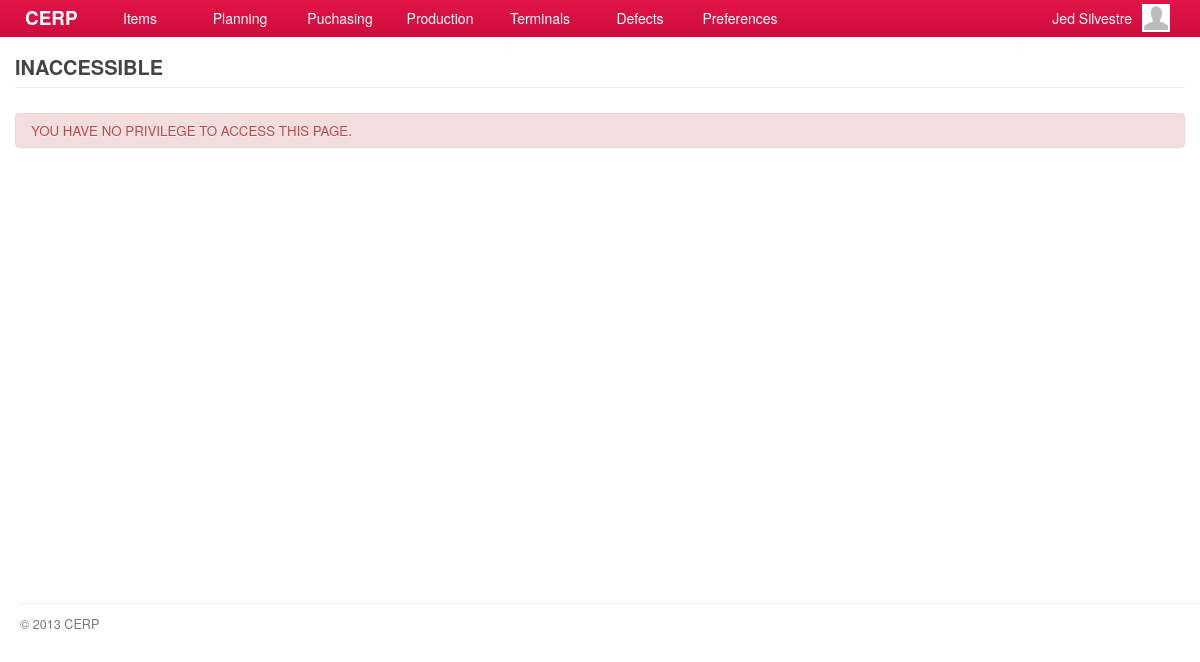
Before: /account/settings-lookups-show.php (signed in) with the older database file.
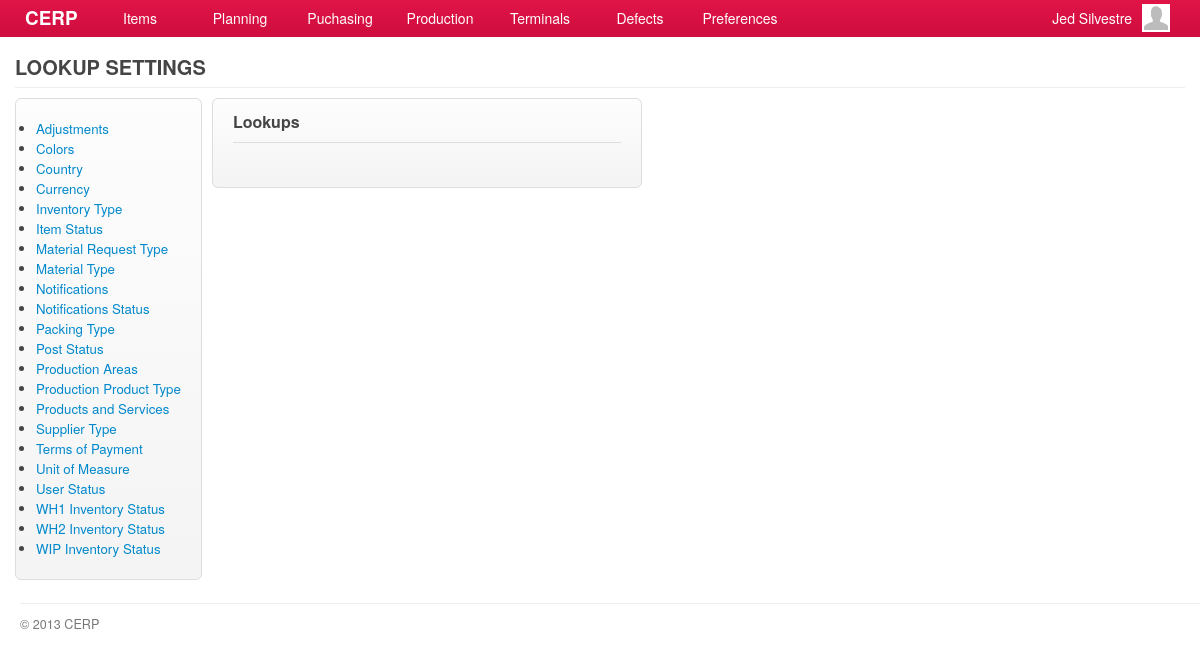
After: the same page with the newer database file.
### tables this page shows
CREATE TABLE `capabilities` (
  `id` int(11) NOT NULL AUTO_INCREMENT,
  `title` varchar(45) DEFAULT NULL,
  `name` varchar(45) DEFAULT NULL,
  `capability` varchar(45) DEFAULT NULL,
  `url` varchar(45) DEFAULT NULL,
  `parent` int(11) DEFAULT NULL,
  PRIMARY KEY (`id`)
);

CREATE TABLE `lookups` (
  `id` int(11) NOT NULL AUTO_INCREMENT,
  `code` varchar(7) DEFAULT NULL,
  `description` varchar(45) DEFAULT NULL,
  `parent` varchar(6) DEFAULT NULL,
  `created_at` timestamp NULL DEFAULT NULL,
  `updated_at` timestamp NULL DEFAULT NULL,
  PRIMARY KEY (`id`)
);

### include/general.class.php (called while the page is built, shortened)
<?php
require('database.class.php');
require('capabilities.class.php');
require('query.class.php');
require('role.class.php');
$DB				= new MySQL;
  $DB->database	= "cerpdb";
  $DB->username	= "cerpuser";
  $DB->password	= "cerpuser";
  $DB->hostname	= "localhost";
$Capabilities	= new Capabilities($DB);
$Query			= new Query($DB);
$Signed			= $_SESSION['user'];
$Role		= new Role($DB, $Signed['id']);
?>

### include/role.class.php (called while the page is built, shortened)
<?php
class Role
{
	private $DB;
	private $user_id;
	function Role($db, $uid) {
  	$this->DB = $db;
		$this->user_id = $uid;
  }
	function isCapableByName($cap_name) {
		foreach ($this->getUserRoles() as $user_role) {
			$result = $this->DB->Find('role_capabilities', array(
						  			'columns' 		=> 'role_capabilities.*',
						  			'joins' => 'INNER JOIN capabilities ON capabilities.id = role_capabilities.capability_id',
						  	    'conditions' 	=> 'capabilities.capability="'. $cap_name .'" AND role_id='. $user_role['role_id']));
			if(isset($result)) {
				return TRUE;
			}
		}
	}
	function getUserRoles() {
		$result = $this->DB->Get('user_roles', array(
						  			'columns' 		=> 'user_roles.role_id, roles.name',
						  			'joins' => 'INNER JOIN roles ON roles.id = user_roles.role_id',
						  	    'conditions' 	=> 'user_roles.user_id='. $this->user_id));
		if(isset($result)) {
			return $result;
		}
	}
}

### include/database.class.php (called while the page is built, shortened)
<?php
class MySQL {
  public $username	= "cerpuser";
  public $password	= "cerpuser";
  public $hostname	= "localhost";
  public function Connect() {
    $conn = mysql_connect($this->hostname, $this->username, $this->password) or die("<br/><span class='notice'><p class='error'><strong>ERROR!</strong> Unable to connect to MySQL! </p></span>");
    return $conn;
  }
  public function Query($sql) {
  	$conn = $this->Connect();
    $result = mysql_query($sql, $conn);
	return $result;
  }
	function Find($table, $args='') {
  	if (isset($args)) {
  	  $args['columns'] = (isset($args['columns']) ? $args['columns'] : '*');
  	  $args['joins'] = (isset($args['joins']) ? $args['joins'] : '');
	 	 	$args['conditions'] = ($args['conditions'] == '' ? '' : 'where '.$args['conditions']);
		}
		$sql = "SELECT ".$args['columns']." FROM ".$table." ".$args['joins']." ".$args['conditions'];
		$row = $this->IsEmpty($this->Query($sql));
		if($row == null) { return null; }
		return mysql_fetch_array($row);
  }
  function Get($table, $args='') {
  	if (isset($args)) {
  	  $args['columns'] = (isset($args['columns']) ? $args['columns'] : '*');
  	  $args['joins'] = (isset($args['joins']) ? $args['joins'] : '');
		  $args['conditions'] = ($args['conditions'] == '' ? '' : 'WHERE '.$args['conditions']);
  	  $args['order'] = (isset($args['order']) ? ' ORDER BY '.$args['order'] : '');
  	  $args['limit'] = (isset($args['limit']) ? ' LIMIT '.$args['limit'] : '');
  	  $args['group'] = (isset($args['group']) ? ' GROUP BY '.$args['group'] : '');
		}
		$data = array();
		$sql = "SELECT ".$args['columns']." FROM ".$table." ".$args['joins']." ".$args['conditions']." ".$args['group']." ".$args['order']." ".$args['limit'];
		$result = $this->IsEmpty($this->Query($sql));
		if(!empty($result)) {
	      while ($row = mysql_fetch_array($result)) {
	        $data[] = $row;
	      }
		}
		return $data;
  }
	function Fetch($table, $args='') {
  	if (isset($args)) {
  	  $args['columns'] = (isset($args['columns']) ? $args['columns'] : '*');
  	  $args['joins'] = (isset($args['joins']) ? $args['joins'] : '');
			$args['conditions'] = (isset($args['conditions']) && $args['conditions'] != '') ? ' WHERE '.$args['conditions'] : '';
			$args['order'] = (isset($args['order']) ? ' ORDER BY '.$args['order'] : '');
			$args['limit'] = (isset($args['limit']) ? ' LIMIT '.$args['limit'] : '');
			$args['group'] = (isset($args['group']) ? ' GROUP BY '.$args['group'] : '');
    }
	$data = array();
    $sql = "SELECT ".$args['columns'];
    $sql .= " FROM ".$table." ".$args['joins'];
    $sql .= $args['conditions'];
    $sql .= $args['group'];
    $sql .= $args['order'];
    $sql .= $args['limit'];
	$result = $this->IsEmpty($this->Query($sql));
	if(!empty($result)) {
      while ($row = mysql_fetch_array($result, MYSQL_ASSOC)) {
        $data[] = $row;
      }
	}
	return $data;
  }
  private function IsEmpty($result) {
    if(mysql_num_rows($result) > 0) return $result;
    return null;
  }
}

### include/capabilities.class.php (called while the page is built, shortened)
<?php
class Capabilities {
  private $DB;
	public $All;
	function Capabilities($db) {
		$this->DB = $db;
		$this->GetCapabilities();
	}
  function GetTitle() {
    global $capability_key;
	return $this->All[$capability_key]['title'];
  }
	function GetCapabilities() {
		$capabilities = $this->DB->Get('capabilities', array(
					  			'columns' 		=> 'id, capability, title, name, parent, url',
					  	    'conditions' 	=> 'parent IS NOT null ORDER BY parent'));
		$all = array();
		foreach ($capabilities as $cap) {
			$all[$cap['capability']] = array('title' => $cap['title'],'name' => $cap['name'], 'url' => $cap['url'], 'parent' => $cap['parent']);
		}
		$this->All = $all;
	}
}

### include/query.class.php (called while the page is built, shortened)
<?php
class Query {
  private $DB;
  function Query($db) {
  	$this->DB = $db;
  }
	function get_lookup_parents() {
  	$query = $this->DB->Fetch('lookups', array(
               'columns' => '*',
							 'conditions' => 'parent="0"',
							 'order' => 'description'
							 )
             );
		if(!empty($query)) return $query;
		return null;
  }
}

### account/settings-lookups-show.php (the view, shortened to what the changed rows need)
<?php
  $capability_key = 'show_lookups_settings';
  require('header.php');
	$allowed = $Role->isCapableByName($capability_key);
	if(!$allowed) {
		require('inaccessible.php');
	}else{
		$parents = $Query->get_lookup_parents();
?>
	<div id="page">
		<div id="page-title">
    	<h2>
      	<span class="title"><?php echo $Capabilities->GetTitle(); ?></span>
      </h2>
		</div>
    <div id="content">
    	<div  class="form-container" style="float: left">
    		<ul>
    			<?php
    				foreach ($parents as $parent) {
							echo '<li><a class="nav-lookup" code="'.$parent['code'].'" title="'.$parent['description'].'" href="#">'.$parent['description'].'</a></li>';
						}
    			?>
    		</ul>
    	</div>
			<div style="float:left; margin-left: 10px;">
				<div class="form-container">
					<h3 id="title-lookup" class="form-title">Lookups</h3>
					<table id="table-lookup">
					</table>
				</div>
			</div>
		</div>
	</div>
<?php }
require('footer.php'); ?>

### account/inaccessible.php (shortened to what the changed rows need)
<div id="page">
	<div id="page-title">
  	<h2>
    	<span class="title">INACCESSIBLE</span>
    </h2>
	</div>
	<div id="content"><br/>
		<span class="notice">
      <p class="error">YOU HAVE NO PRIVILEGE TO ACCESS THIS PAGE.</p>
    </span>
	</div>
</div>

Changed rows visible on the page:
added capabilities: title "LOOKUP SETTINGS"
now on this page (row edited): lookups: description "Adjustments"
now on this page (row edited): lookups: description "Colors"
now on this page (row unchanged): lookups: description "Country"
now on this page (row unchanged): lookups: description "Currency"
now on this page (row edited): lookups: description "Inventory Type"
now on this page (row edited): lookups: description "Item Status"
now on this page (row edited): lookups: description "Material Request Type"
now on this page (row edited): lookups: description "Material Type"
now on this page (row edited): lookups: description "Notifications"
now on this page (row edited): lookups: description "Notifications Status"
now on this page (row edited): lookups: description "Packing Type"
now on this page (row edited): lookups: description "Post Status"
now on this page (row edited): lookups: description "Production Areas"
now on this page (row edited): lookups: description "Production Product Type"
now on this page (row unchanged): lookups: description "Products and Services"
now on this page (row unchanged): lookups: description "Supplier Type"
now on this page (row unchanged): lookups: description "Terms of Payment"
now on this page (row unchanged): lookups: description "Unit of Measure"
now on this page (row edited): lookups: description "User Status"
now on this page (row edited): lookups: description "WH1 Inventory Status"
now on this page (row edited): lookups: description "WH2 Inventory Status"
now on this page (row edited): lookups: description "WIP Inventory Status"
Other visible differences:
text no longer shown: "INACCESSIBLE YOU HAVE NO PRIVILEGE TO ACCESS THIS PAGE."
text now shown: "Lookups"
